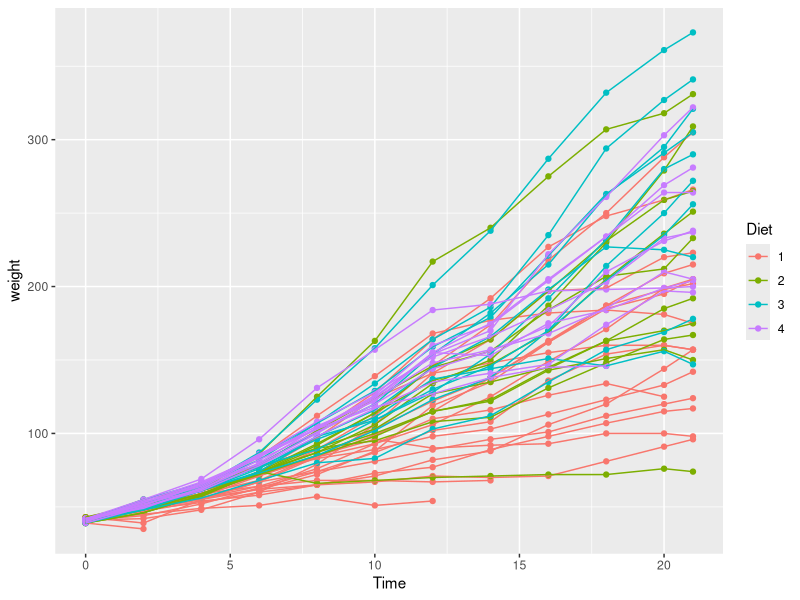
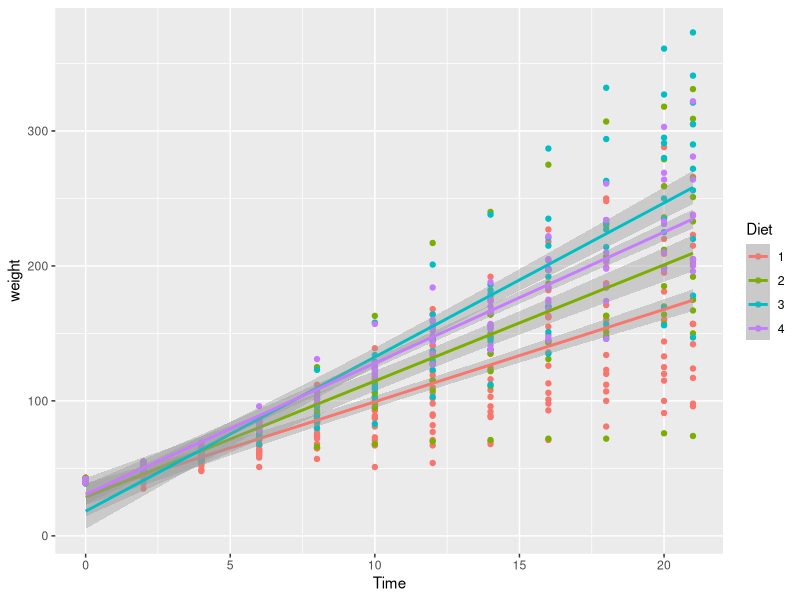
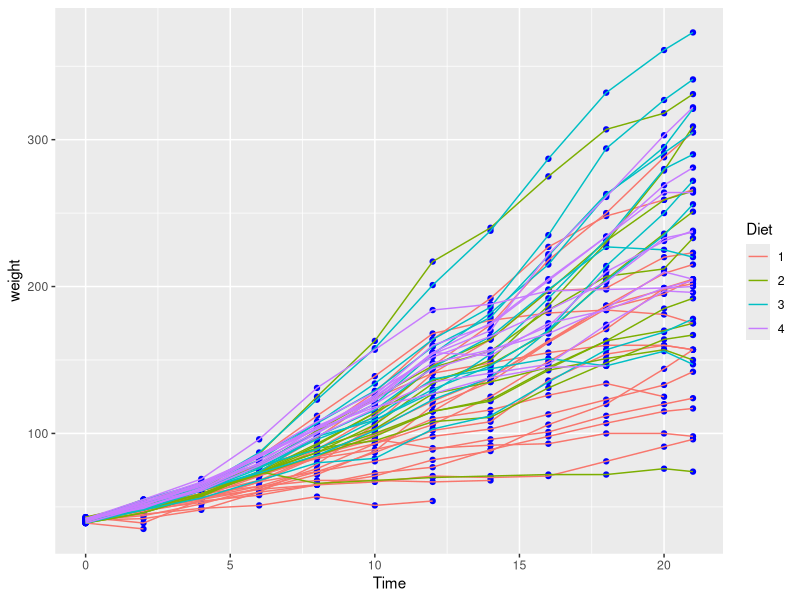
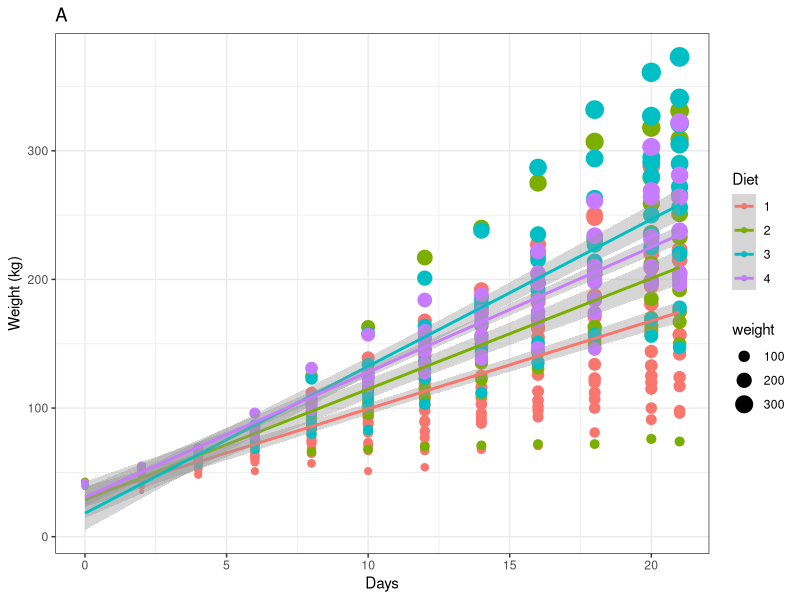
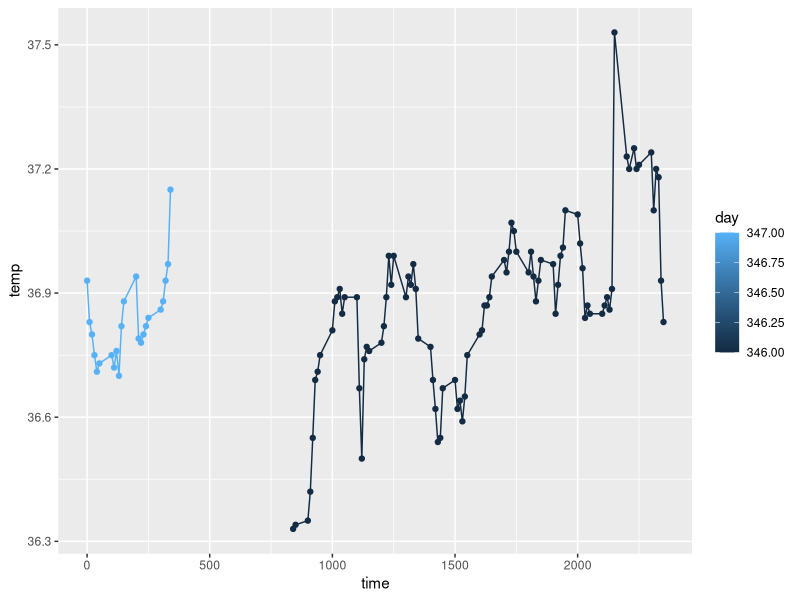
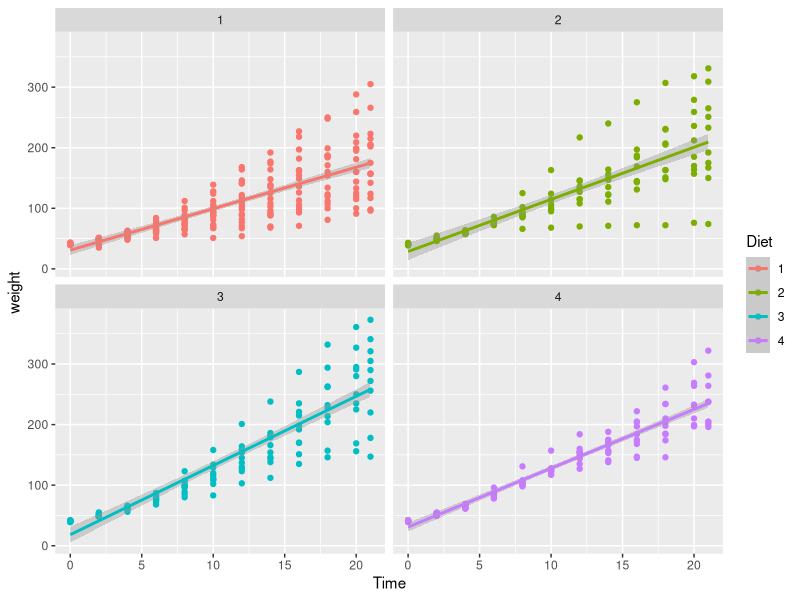
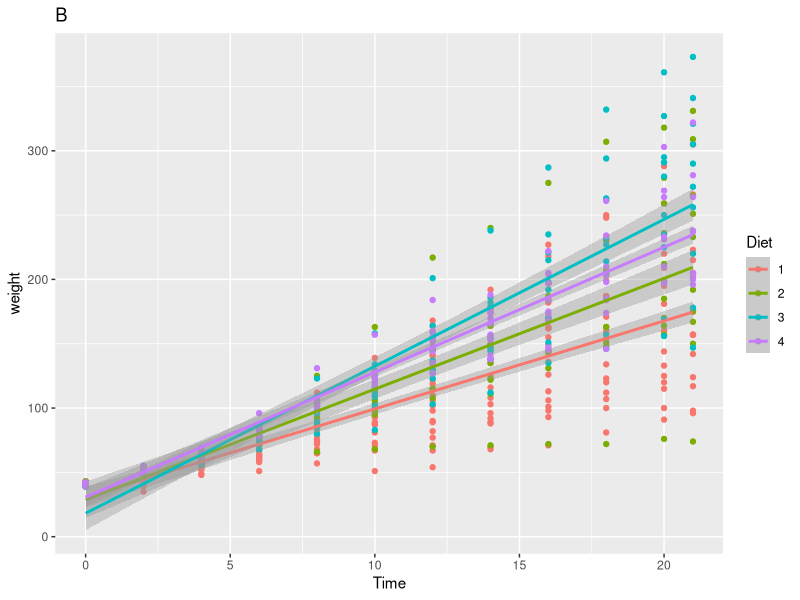
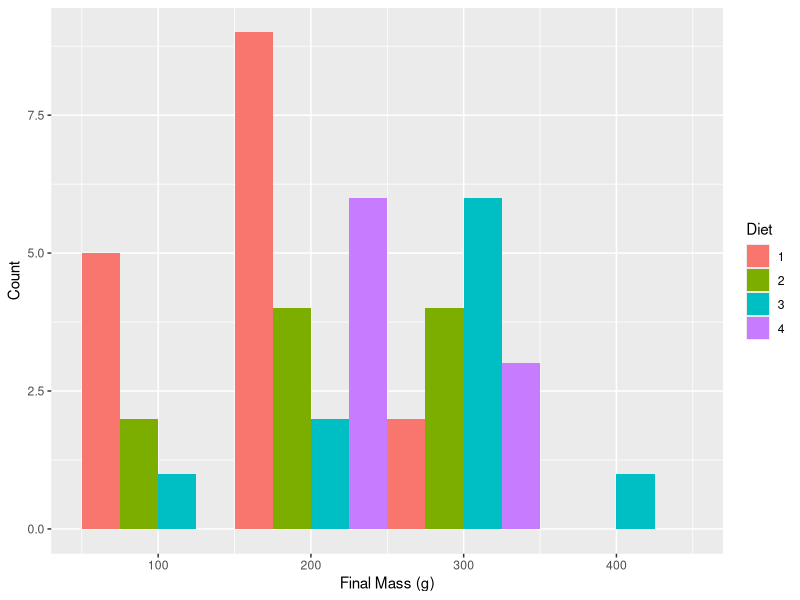

These charts were generated, in order, by the following R code:
#Plotting in R using ggplot2
#Day_2
#Nasreen Arend
#30 January 2019

library(tidyverse) #Load libraries

chicks <- datasets::ChickWeight #Assigns a name to the CW dataset
??ChickWeight #Help is enabled

ggplot (data = chicks, aes(x = Time, y = weight, colour = Diet)) + #Parent line, aes used to specificy which data to look at
  geom_point() + #When plotting + is used instead of %>% 
  geom_line(aes(group = Chick)) #Groups the Chick variable in dataset, similiar to sites  
  
ggplot(chicks, aes(x = Time, y = weight, colour = Diet)) +
  geom_point() +
  geom_smooth(method = "lm") #Using the linear model in the geom_smooth method to show the most effective diet

ggplot(chicks, aes(x = Time, y = weight, colour = Diet)) +
  geom_point(colour = "blue") +
  geom_line(aes(group = Chick))

ggplot(chicks, aes(x = Time, y = weight, colour = Diet)) +
  geom_point(aes (size = weight)) + #aes function allows the point size to reflect the weight, size of point corresponds to weight
  geom_smooth(method = "lm") +
  labs(x = "Days", y = "Weight (kg)") +#labs function allows labels to be changed
  ggtitle("A") +
  theme_bw() #allows the graph's theme to change

#Practice Exercise

Bea <- datasets::beaver1

ggplot(Bea, aes(x = time, y = temp, colour = day)) +
  geom_point() +
  geom_line(aes(group = day))


#Facetting in ggplot

library(ggpubr)

ggplot(chicks, aes(x = Time, y = weight, colour = Diet)) +
  geom_point() +
  geom_smooth(method = "lm") +
  facet_wrap(~Diet, ncol = 2) #Depicting different figures, wrapping them in the same plot. ~ specifies that Diets should be split into diff panes. ncol = number of columns


chicks_2 <- chicks %>% 
  filter(Time == 21) #Filters the data for the 21st day only

plot_1 <- ggplot(chicks, aes(x = Time, y = weight, colour = Diet)) + #Saves name to graph
  geom_point() +
  geom_line(aes(group = Chick)) +
  labs(x = "Days", y = "weight") +
  ggtitle("A") #plot did not appear because it was saved in the env pane for later use. double click on plot name + run, it can appear in 4th pane

plot_2 <- ggplot(chicks, aes(x = Time, y = weight, colour = Diet)) + 
  geom_point() +
  geom_smooth(method = "lm") +
  ggtitle("B")
plot_2

plot_3 <- ggplot(data = chicks_2, aes(x = weight)) +
  geom_histogram(aes(fill = Diet), position = "dodge", binwidth = 100) + #position dodge places histogram along side eachother, binwidth det. the width of graphs
  labs(x = "Final Mass (g)", y = "Count")
plot_3

plot_4 <- ggplot(data = chicks_2, aes(x = Diet, y = weight)) +
  geom_boxplot(aes(fill = Diet)) +
  labs(x = "Diet", y = "Final Mass (g)")
plot_4

plot_combined <- ggarrange(plot_1, plot_2, plot_3, plot_4) #ggarange found in ggpubr package

#3rd library

library(boot)

urine <- boot::urine
??urine

urine %>% 
  select(-cond) #Using select function and minus, removes cond from dataset, appears in console

ggplot(data = urine, aes(x = osmo, y = ph)) + #Specifies dataset, aes specifies which variables should be included
  geom_point(aes(colour = cond)) #Specifies which graph should be used (scatter plot), aes specifies that colour intensity should change with conductivity

ggplot(data = urine, aes(x = osmo, y = ph)) +
  geom_point(aes(colour = as.factor(r))) 


# [A.A]
# Script runs complete, Neat script
# Should add a few more comments

